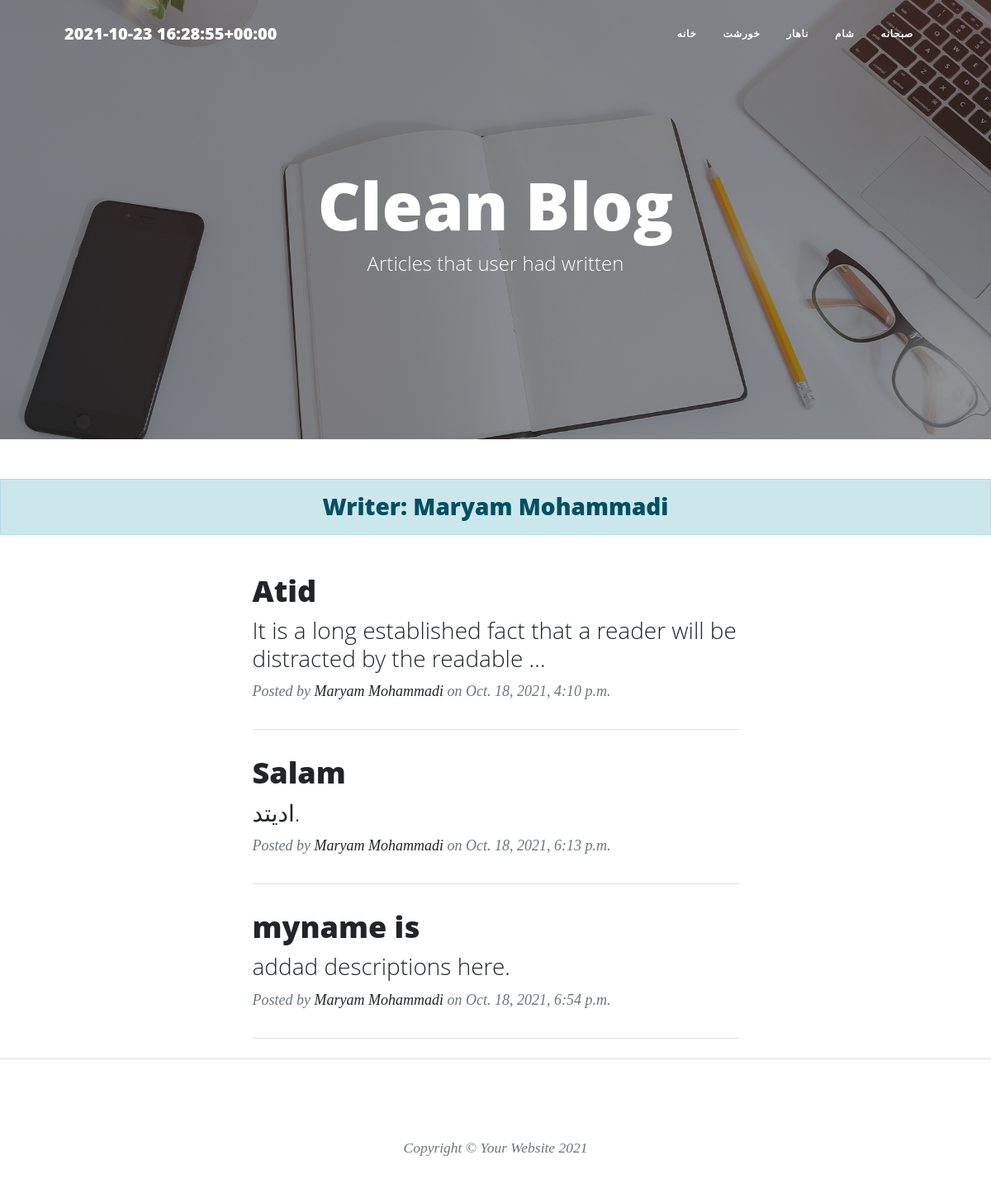
The app's page /articles/users/Maryam, older data.
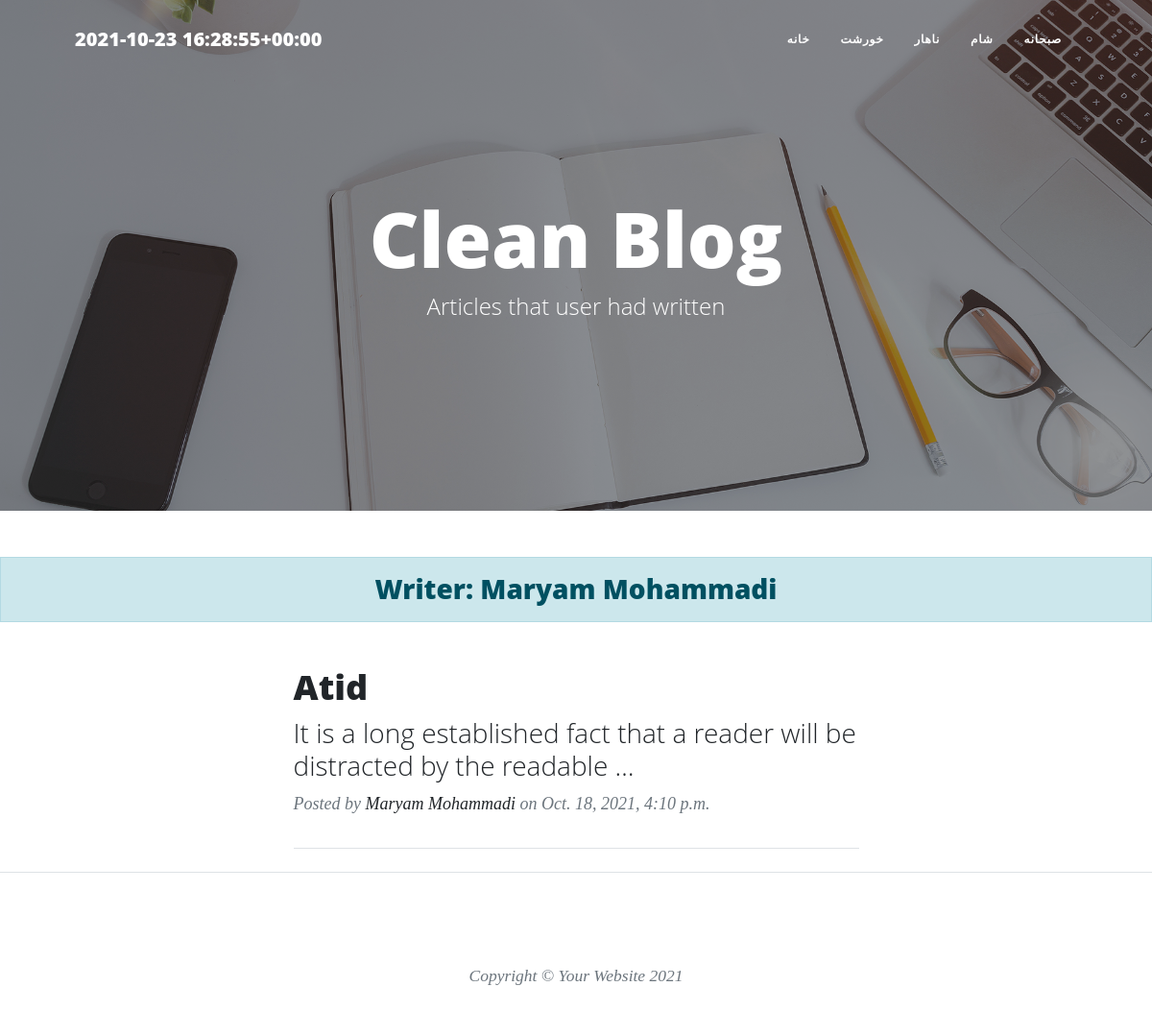
The same page, newer data.
### food/models.py (models this page shows, shortened)
class Category(models.Model):
    parent = models.ForeignKey('self', null=True, default=None, blank=True, on_delete=models.SET_NULL, related_name='children')
    name = models.CharField(max_length=20)
    slug = models.CharField(max_length=20)
    class Meta:
        verbose_name = 'گروه'
        verbose_name_plural = 'گروه‌ ها'

class foodModels(models.Model):
    RATE = (
        ('3','Very good'),
        ('2', 'Good'),
        ('1','Bad'),
    )
    AUTH = (
        ('Admins',(
            ('Atid','Atid'),
            ('Rahmat','Rahmat'),
            ('Noora','Noora'),
        )),
        ('Normal people',(
            ('Yasin','Yasin'),
            ('Ebne','Ebne')
        )),
    )
    user = models.ForeignKey(User, null=True, on_delete=models.SET_NULL,default='User.id',related_name='author', verbose_name='نویسنده')
    name = models.CharField(max_length=20)
    slug = models.SlugField(max_length=20)
    desc = models.TextField(default="add descriptions here.")
    rate = models.CharField(max_length=1, choices=RATE)
    auth = models.CharField(max_length=20, choices=AUTH)  # special feature
    date = models.DateTimeField(default=timezone.now)
    categ = models.ManyToManyField(Category, related_name='categs')
    img = models.ImageField(upload_to='foodPics/')
    special_article = models.BooleanField(default=False, verbose_name="مقاله‌ی ویژه")
    check = models.BooleanField(default=False, verbose_name="آیا اجازه انتشار می‌دهید؟")
    class Meta:
        verbose_name = 'غذا'
        verbose_name_plural = 'غذاها'
    objects = manageFood()
    def categ_to_str(self):
        return ", ".join([Category.name for Category in self.categ.all()])
    categ_to_str.short_description = 'Category'

### Account/models.py (models this page shows)
class User(AbstractUser):
    is_author = models.BooleanField(default=False)
    vip_date = models.DateField(default=timezone.now)
    def is_special_user(self):
        if self.vip_date > date.today():
            return True
        else:
            return False
    is_special_user.boolean = True #baraye change kardan False be zarbdar to admin panel
    class Meta:
        verbose_name = 'کاربر'
        verbose_name_plural = 'کاربرها'

### food/views.py (the view)
# urls.py: path('articles/users/<slug:username>', AuthorShow.as_view(), name='authClass')
class AuthorShow(generic.ListView):
    template_name = 'author_list.html'
    paginate_by = 3
    def get_queryset(self):
        global user
        username = self.kwargs.get('username')
        user = get_object_or_404(User, username=username)
        return User.objects.all()
    def get_context_data(self, **kwargs):
        context = super().get_context_data(**kwargs)
        context['user'] = user
        return context

### food/templatetags/base_tag.py (called while the page is built)
@register.simple_tag()
def showTime():
    return timezone.now()

@register.inclusion_tag('categ_tags.html')
def profCateg():
    return {
        'cat': Category.objects.all()
    }

### templates/author_list.html
{% extends 'base.html' %}
{% load static %}
{% block content %}
        <header class="masthead" style="background-image: url('{% static 'assets/img/home-bg.jpg' %}')">
            <div class="container position-relative px-4 px-lg-5">
                <div class="row gx-4 gx-lg-5 justify-content-center">
                    <div class="col-md-10 col-lg-8 col-xl-7">
                        <div class="site-heading">
                            <h1>Clean Blog</h1>
                            <span class="subheading">Articles that user had written</span>
                        </div>
                    </div>
                </div>
            </div>
        </header>
    <h3 class="alert alert-primary text-center">Writer: {{ user.get_full_name }}</h3>
        <div class="container px-4 px-lg-5">
            <div class="row gx-4 gx-lg-5 justify-content-center">
                <div class="col-md-10 col-lg-8 col-xl-7">
                    {% for food in user.author.all %}
                    <div class="post-preview">
                        <a href="{{ food.slug }}">
                            <h2 class="post-title">{{ food.name }}</h2>
                            <h3 class="post-subtitle">{{ food.desc | truncatewords:15 }}</h3>
                        </a>
                        <p class="post-meta">
                            Posted by
                           <a href="{% url 'foodUrl:authClass' food.user.username %}">{{ food.user.get_full_name }}</a>
                            on {{ food.date }}
                        </p>
                    </div>
                    <hr class="my-4" />
                    {% endfor %}
                </div>
            </div>
        </div>
 {% endblock %}

### templates/base.html (shortened to what this page needs)
{% load static %}
{% load base_tag %}
<!DOCTYPE html>
<html lang="en">
    <head>
        <link href="" rel="stylesheet" type="text/css" />
        <link href="" rel="stylesheet" type="text/css" />
        <link href="{% static 'css/styles.css' %}" rel="stylesheet" />
    </head>
    <body>
        <nav class="navbar navbar-expand-lg navbar-light" id="mainNav">
            <div class="container px-4 px-lg-5">
                <a class="navbar-brand" href='{% url 'account:home' %}'>{% showTime %}</a>
                {% profCateg %}
            </div>
        </nav>
       {% block content %}
        {% endblock %}
        <footer class="border-top">
            <div class="container px-4 px-lg-5">
                <div class="row gx-4 gx-lg-5 justify-content-center">
                    <div class="col-md-10 col-lg-8 col-xl-7">
                        <ul class="list-inline text-center">
                        </ul>
                        <div class="small text-center text-muted fst-italic">Copyright &copy; Your Website 2021</div>
                    </div>
                </div>
            </div>
        </footer>
    </body>
</html>

### templates/categ_tags.html
<div class="collapse navbar-collapse myfont" id="navbarResponsive">
    <ul class="navbar-nav ms-auto py-4 py-lg-0">
        <li class="nav-item"><a class="nav-link px-lg-3 py-3 py-lg-4" href="{% url 'foodUrl:home' %}">خانه</a></li>
        {% for cat in cat %}
        {% if cat.parent == None %}
            <li class="nav-item"><a class="nav-link px-lg-3 py-3 py-lg-4" href="{% url 'foodUrl:categClass' cat.slug%}">{{ cat.name }}</a></li>
        {% endif %}
        {% endfor %}
    </ul>
</div>

Row changes from the older to the newer data that the page shows:
removed foodModels: name "Salam", desc "ادیتد.", user.get_full_name "Maryam Mohammadi", date "Oct. 18, 2021, 6:13 p.m."
removed foodModels: name "myname is", desc "addad descriptions here.", user.get_full_name "Maryam Mohammadi", date "Oct. 18, 2021, 6:54 p.m."
